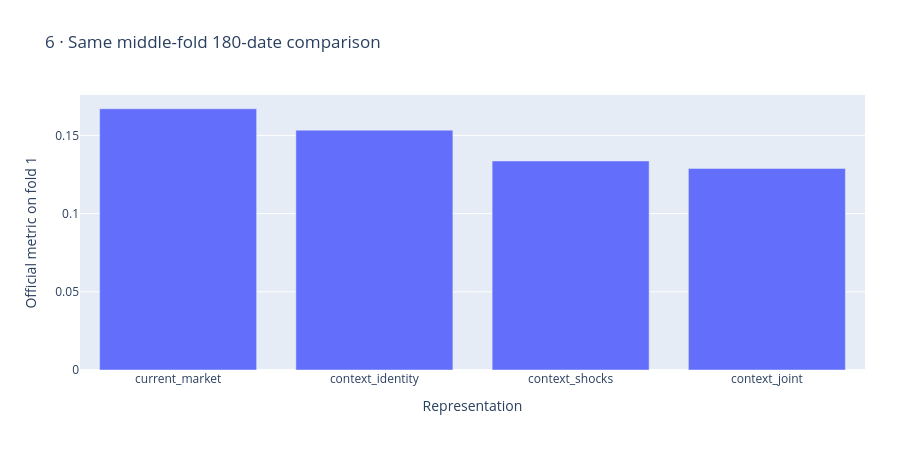

The cell this chart's notebook holds for it:
### Markdown cell above
## Same-date comparison

Every new score uses fold 1 origins 1349–1528. Do not compare these numbers directly with fold 0 or the three-fold pooled metric.

### Code cell
figures[5].show()

### Figure 1 — Plotly figure (JSON) as saved in the notebook; plotly's stock layout.template omitted (floating-point values rounded to 4 significant figures)
{"data": [{"type": "bar", "x": ["current_market", "context_identity", "context_shocks", "context_joint"], "y": [0.167, 0.1533, 0.1336, 0.1289]}], "layout": {"height": 470, "legend": {"orientation": "h", "y": -0.3}, "margin": {"b": 100, "l": 80, "r": 35, "t": 95}, "title": {"text": "6 · Same middle-fold 180-date comparison"}, "xaxis": {"title": {"text": "Representation"}}, "yaxis": {"title": {"text": "Official metric on fold 1"}}}}
